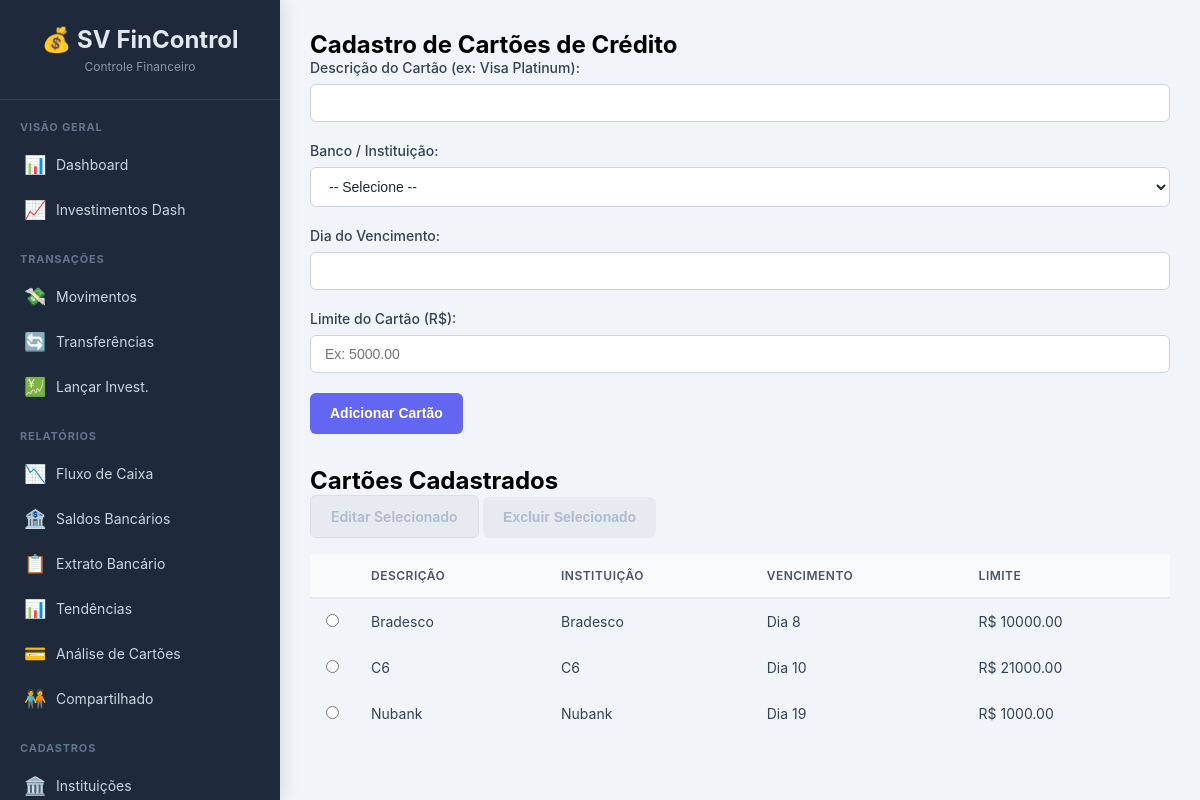
Page /cartoes on the committed database.
### tables this page shows
CREATE TABLE cartoes_credito (
        id INTEGER PRIMARY KEY AUTOINCREMENT,
        descricao TEXT NOT NULL,
        instituicao_id INTEGER NOT NULL,
        vencimento INTEGER NOT NULL,
        limite REAL NOT NULL,
        FOREIGN KEY (instituicao_id) REFERENCES instituicoes (id)
    );

CREATE TABLE instituicoes (
        id INTEGER PRIMARY KEY AUTOINCREMENT,
        descricao TEXT NOT NULL UNIQUE
    );

### app.py (the view)
@app.route('/cartoes', methods=['GET', 'POST'])
def cartoes():
    conn = get_db_connection()
    if request.method == 'POST':
        conn.execute('INSERT INTO cartoes_credito (descricao, instituicao_id, vencimento, limite) VALUES (?, ?, ?, ?)',(request.form['descricao'], request.form['instituicao_id'], request.form['vencimento'], request.form['limite']))
        conn.commit()
        return redirect(url_for('cartoes'))
    cartoes_list = conn.execute('SELECT c.*, i.descricao as instituicao_nome FROM cartoes_credito c JOIN instituicoes i ON c.instituicao_id = i.id ORDER BY c.descricao').fetchall()
    instituicoes_list = conn.execute('SELECT * FROM instituicoes ORDER BY descricao').fetchall() # Para o form
    conn.close()
    return render_template('cartoes.html', cartoes=cartoes_list, instituicoes=instituicoes_list)

### app.py (called while the page is built)
def get_db_connection():
    conn = sqlite3.connect(DATABASE, detect_types=sqlite3.PARSE_DECLTYPES | sqlite3.PARSE_COLNAMES)
    conn.execute("PRAGMA foreign_keys = ON;")
    conn.execute("PRAGMA journal_mode=WAL")
    conn.row_factory = sqlite3.Row
    return conn

### templates/cartoes.html (shortened to what this page needs)
{% extends "base.html" %}
{% block content %}
    <h2>Cadastro de Cartões de Crédito</h2>
    <form method="POST" action="{{ url_for('cartoes') }}">
        <div class="form-group">
            <label for="descricao">Descrição do Cartão (ex: Visa Platinum):</label>
            <input type="text" id="descricao" name="descricao" required autocomplete="off">
        </div>
        <div class="form-group">
            <label for="instituicao_id">Banco / Instituição:</label>
            <select id="instituicao_id" name="instituicao_id" required>
                <option value="">-- Selecione --</option>
            </select>
        </div>
        <div class="form-group">
            <label for="vencimento">Dia do Vencimento:</label>
            <input type="number" id="vencimento" name="vencimento" min="1" max="31" required>
        </div>
        <div class="form-group">
            <label for="limite">Limite do Cartão (R$):</label>
            <input type="number" id="limite" name="limite" step="0.01" min="0" required placeholder="Ex: 5000.00">
        </div>
        <button type="submit" class="btn btn-primary">Adicionar Cartão</button>
    </form>
    <h2 style="margin-top: 2rem;">Cartões Cadastrados</h2>
    <div class="action-buttons" style="margin-bottom: 1rem;">
        <a href="#" id="btn-editar" class="btn btn-secondary" disabled>Editar Selecionado</a>
        <button type="submit" form="form-excluir" id="btn-excluir" class="btn btn-danger" disabled>Excluir Selecionado</button>
    </div>
    <table>
        <thead>
            <tr>
                <th style="width: 5%;"></th>
                <th>Descrição</th>
                <th>Instituição</th>
                <th>Vencimento</th>
                <th>Limite</th>
            </tr>
        </thead>
        <tbody>
            {% for cartao in cartoes %}
            <tr id="row-{{ cartao.id }}">
                <td>
                    <input type="radio" name="selecionado" value="{{ cartao.id }}" onchange="itemSelecionado(this)">
                </td>
                <td>{{ cartao.descricao }}</td>
                <td>{{ cartao.instituicao_nome }}</td>
                <td>Dia {{ cartao.vencimento }}</td>
                <td>R$ {{ "%.2f"|format(cartao.limite) }}</td>
            </tr>
            {% else %}
            <tr>
                <td colspan="5">Nenhum cartão cadastrado.</td>
            </tr>
            {% endfor %}
        </tbody>
    </table>
{% endblock %}

### templates/base.html (style rules this page uses)
* { margin: 0; padding: 0; box-sizing: border-box; }
body { font-family: -apple-system, BlinkMacSystemFont, "Segoe UI", Roboto, "Helvetica Neue", Arial, sans-serif; background-color: #f1f5f9; min-height: 100vh; display: flex; }
table { width: 100%; border-collapse: collapse; }
thead { background: #f8fafc; }
th { padding: 14px 16px; text-align: left; font-size: 12px; font-weight: 600; color: #475569; text-transform: uppercase; letter-spacing: 0.5px; border-bottom: 2px solid #e2e8f0; white-space: nowrap; }
td { padding: 14px 16px; border-bottom: 1px solid #f1f5f9; color: #334155; font-size: 14px; }
tbody tr:last-child td { border-bottom: none; }
.form-group { margin-bottom: 20px; }
.form-group label { display: block; margin-bottom: 8px; font-weight: 500; font-size: 14px; color: #334155; }
.form-group input, .form-group select, .form-group textarea { width: 100%; padding: 10px 14px; border: 1px solid #cbd5e1; border-radius: 6px; font-size: 14px; transition: border-color 0.2s, box-shadow 0.2s; background: white; color: #1e293b; }
.btn { padding: 10px 20px; border: none; border-radius: 6px; cursor: pointer; font-size: 14px; font-weight: 600; transition: all 0.2s ease-in-out; display: inline-flex; align-items: center; gap: 8px; text-decoration: none; line-height: 1.5; }
.btn-primary { background-color: #6366f1; color: white; }
.btn-secondary { background: #e2e8f0; color: #475569; border: 1px solid #cbd5e1; }
.btn-danger { background: #fecaca; color: #b91c1c; }
.btn[disabled] { background: #e2e8f0; color: #94a3b8; cursor: not-allowed; transform: none !important; box-shadow: none !important; opacity: 0.7; }

### rows in the picture
cartoes_credito: descricao "Bradesco", instituicao_nome "Bradesco", vencimento "8", limite "10000.00"
cartoes_credito: descricao "C6", instituicao_nome "C6", vencimento "10", limite "21000.00"
cartoes_credito: descricao "Nubank", instituicao_nome "Nubank", vencimento "19", limite "1000.00"
